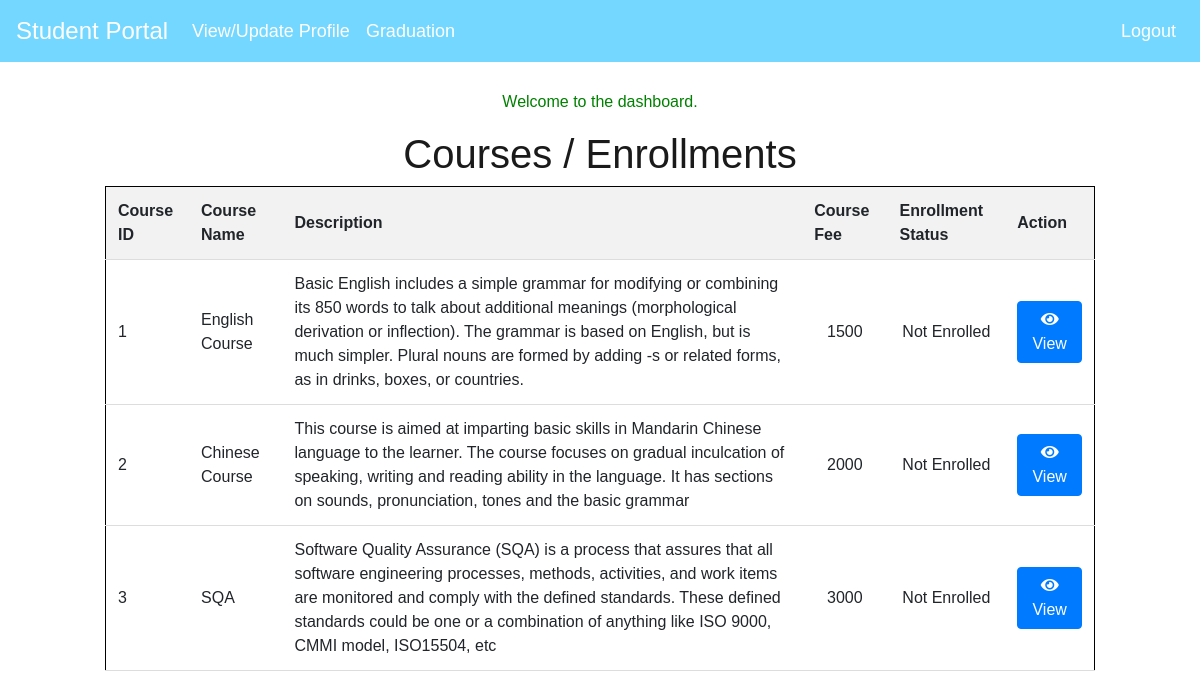
Page /Student_Portal/dashboard.php on the committed database.
### tables this page shows
CREATE TABLE `courses` (
  `course_id` int(11) NOT NULL,
  `course_name` varchar(200) NOT NULL,
  `description` varchar(3000) NOT NULL,
  `fee` int(11) NOT NULL
);

### Student_Portal/dashboard.php (the view, shortened to what this page needs)
<!DOCTYPE html>
<html lang="en">
<head>
    <link rel="stylesheet" href="https://use.fontawesome.com/releases/v5.15.3/css/all.css">
    <link rel="stylesheet" type="text/css"
    href="//cdn.datatables.net/1.13.1/css/jquery.dataTables.min.css">
    <link rel="stylesheet" href="https://maxcdn.bootstrapcdn.com/bootstrap/4.5.2/css/bootstrap.min.css">
</head>
<body>
    <nav class="navbar navbar-expand-lg navbar-light fixed-top " style="background-color:#73D7FF;">
        <a class="navbar-brand" href="dashboard.php?std_id=<?php echo $_GET['std_id']; ?>" style="font-size:24px; color: white">Student Portal</a>
        <div class="collapse navbar-collapse" id="navbarNav">
            <ul class="navbar-nav">
                <li class="nav-item">
                    <a class="nav-link" style="font-size:18px; color: white" href="student_profile.php?student_id=<?php echo $_GET['std_id']; ?>">View/Update Profile</a>
                </li>
                <li class="nav-item">
                    <a class="nav-link" style="font-size:18px; color: white" href="graduation.php?std_id=<?php echo $_GET['std_id']; ?>">Graduation</a>
                </li>
            </ul>
            <ul class="navbar-nav ml-auto">
                <li class="nav-item">
                    <a class="nav-link" style="font-size:18px; color: white" href="index.php">Logout</a>
                </li>
            </ul>
        </div>
    </nav>
    <div class="container">
        <p>Welcome to the dashboard.</p>
        <h1>Courses / Enrollments</h1>
    <?php
        $conn = mysqli_connect('localhost', 'root', '', 'student_portal');
        $student_id = $_GET['std_id'];
        $sql = "SELECT * FROM courses";
        $result = mysqli_query($conn, $sql);
        if (mysqli_num_rows($result) > 0) {
    ?>
    <table id="datatable " style="border:1px solid black;">
        <thead>
            <tr>
                <th>Course ID</th>
                <th>Course Name</th>
                <th>Description</th>
                <th>Course Fee</th>
                <th>Enrollment Status</th>
                <th>Action</th>
            </tr>
        </thead>
        <tbody>
            <?php
                while($row = mysqli_fetch_assoc($result)) {
                    echo "<tr>";
                    echo "<td>" . $row["course_id"] . "</td>";
                    echo "<td>" . $row["course_name"] . "</td>";
                    echo "<td>" . $row["description"] . "</td>";
                    echo "<td>" . $row["fee"] . "</td>";
                    $sql2 = "SELECT * FROM enrolments WHERE course_id = " . $row["course_id"] . " AND student_id = '$_GET[std_id]'";
                    $result2 = mysqli_query($conn, $sql2);
                    if ($result2 && mysqli_num_rows($result2) > 0) {
                        echo "<td>Enrolled</td>";
                    } else {
                        echo "<td>Not Enrolled</td>";
                    }
                    echo "<td><a href='view_course.php?course_id=" . $row["course_id"] . "&std_id=" . $student_id . "' class='btn btn-primary'><i class='fa fa-eye'></i> View</a></td>";
                    echo "</tr>";
                }
                echo "</table>";
            } else {
                echo "No courses found.";
            }
            ?>
    </div>
</body>
</html>

### Student_Portal/dashboard.php (style rules this page uses)
body { font-family: Arial, sans-serif; margin: 90px; }
h1 { color: #1a1a1a; text-align: center; }
table { border-collapse: collapse; width: 100%; }
th, td { padding: 12px; text-align: left; border-bottom: 1px solid #ddd; }
th { background-color: #f2f2f2; }
td:nth-child(4) { text-align: center; }
td:nth-child(5) { text-align: center; }
p { color: green; text-align: center; }

### rows in the picture
courses: course_id "1", course_name "English Course", description "Basic English includes a simple grammar for modifying or combining its 850 words to talk about additional meanings (morphological derivation or inflection). The grammar is based on English, but is much simpler. Plural nouns are formed by adding -s or related forms, as in drinks, boxes, or countries.", fee "1500"
courses: course_id "2", course_name "Chinese Course", description "This course is aimed at imparting basic skills in Mandarin Chinese language to the learner. The course focuses on gradual inculcation of speaking, writing and reading ability in the language. It has sections on sounds, pronunciation, tones and the basic grammar", fee "2000"
courses: course_id "3", course_name "SQA", description "Software Quality Assurance (SQA) is a process that assures that all software engineering processes, methods, activities, and work items are monitored and comply with the defined standards. These defined standards could be one or a combination of anything like ISO 9000, CMMI model, ISO15504, etc", fee "3000"
